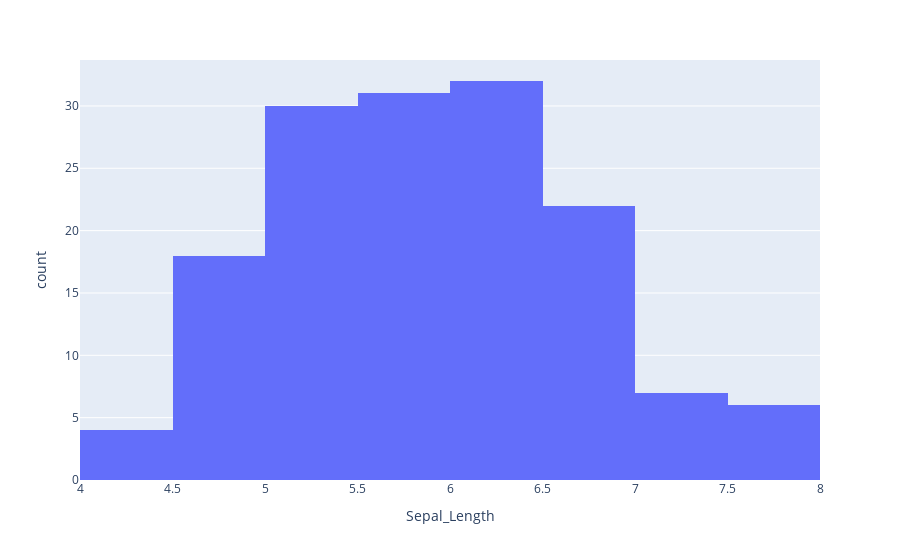

The notebook cell saved with this chart:
### Markdown cell above
4.1 What is the distribution of petal length and width in the iris dataset?

### Code cell
px.histogram(iris_data, x='Sepal_Length')

### Figure 1 — Plotly figure (JSON) as saved in the notebook; plotly's stock layout.template omitted (floating-point values rounded to 4 significant figures; data arrays with more than 128 entries replaced by an {"elided": "..."} marker saying what was removed)
{"data": [{"alignmentgroup": "True", "bingroup": "x", "hovertemplate": "Sepal_Length=%{x}<br>count=%{y}<extra></extra>", "legendgroup": "", "marker": {"color": "#636efa", "pattern": {"shape": ""}}, "name": "", "offsetgroup": "", "orientation": "v", "showlegend": false, "type": "histogram", "x": {"elided": "150 float values"}, "xaxis": "x", "yaxis": "y"}], "layout": {"barmode": "relative", "legend": {"tracegroupgap": 0}, "margin": {"t": 60}, "xaxis": {"anchor": "y", "domain": [0, 1], "title": {"text": "Sepal_Length"}}, "yaxis": {"anchor": "x", "domain": [0, 1], "title": {"text": "count"}}}}
